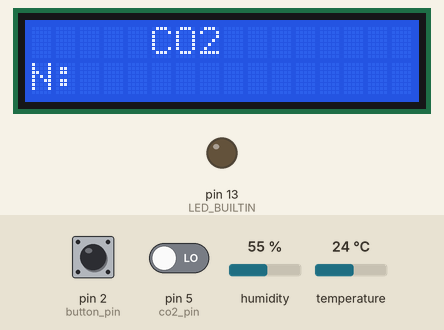
This program was run on a simulated Arduino Uno, built with avr-gcc and run on an emulated ATmega328P. On the bench: 16×2 character LCD, output pins drawn as LEDs (lit = HIGH). Inputs (shaded band) come from the test bench; at power-on: pin 2 (button_pin) HIGH, pin 5 (co2_pin) LOW, humidity 55 %, temperature 24 °C. The local clock reads 2024-03-15 10:24:30 at power-on unless the program sets it; storage starts empty; what the program prints to the serial monitor is not drawn.

Above: at 0.2 s.
At 2.4 s:
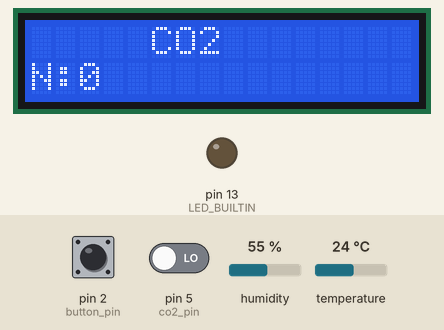
7.8 s: pin 2 (button_pin) pulled LOW for 0.15 s
At 15.2 s:
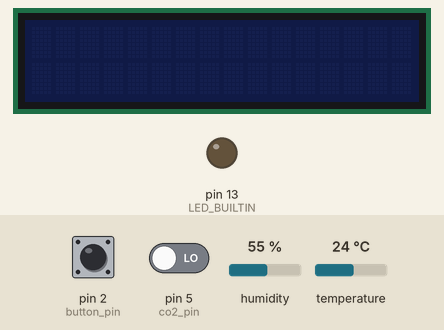
Timing chart, 0 to 16.7 s (numbered marks = the images above; inputs shaded):
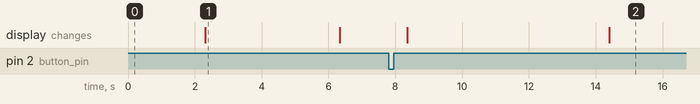

The program:

main.cpp
```cpp
#include <Arduino.h>
#include <LiquidCrystal_I2C.h>
#include <Wire.h>
#include <DHT.h>
#include <SD.h>
#include <SPI.h>
#include <RTClib.h>

#include "button.h"
#include "display.h"
#include "utils.h"
#include "temperature_page.h"
#include "humidity_page.h"
#include "co2_page.h"

void log_values(RTC_DS1307 *rtc, float measurements[], int n_pages);

const byte button_pin = 2, dht_pin = 4, co2_pin = 5;
const int debounce_delay = 50;
const int doubleclick_threshold = 500;

volatile unsigned long last_button_press = 0;

unsigned long last_update = 0, last_log = 0, page_update_interval = 300, log_interval = 15000;
unsigned int display_duration = 5000;
byte selected_page = 0;
volatile bool unhandled_button_click = false, unhandled_double_click = false;

LiquidCrystal_I2C lcd(0x27, 16, 2);
Display display(&lcd);
DHT dht(dht_pin, DHT22);
RTC_DS1307 rtc;
File log_file;

TemperaturePage tp(&lcd, &dht);
HumidityPage hp(&lcd, &dht);
Co2Page cp(&lcd, co2_pin);

const byte n_pages = 3;
InfoPage *pages[n_pages] = {&cp, &tp, &hp};
float *measurements = new float[n_pages];
const String LOG_HEADER = "time, co2, temperature, humidity,";

void button_interrupt()
{
  if ((last_button_press + debounce_delay) > millis())
  {
    return; // assume unwanted bounce
  }

  if (unhandled_button_click & ((last_button_press + doubleclick_threshold) > millis()))
  {
    unhandled_double_click = true;
  }
  else
  {
    unhandled_button_click = true;
  }
  last_button_press = millis();
}

void setup()
{
  Serial.begin(9600);

#ifndef ESP8266
  while (!Serial)
    ; // wait for serial port to connect. Needed for native USB
#endif

  if (!rtc.begin())
  {
    Serial.println("Couldn't find RTC");
    Serial.flush();
    while (1)
      delay(10);
  }

  if (!rtc.isrunning())
  {
    Serial.println("RTC is NOT running, let's set the time!");
    rtc.adjust(DateTime(F(__DATE__), F(__TIME__)));
  }

  if (!SD.begin(10))
  { // TODO pin as config
    Serial.println("SD card initialization failed...");
  }
  else
  {
    Serial.println("SD card initialized");

    if (!SD.exists("tests.txt"))
    {
      Serial.println("file does not exist");
      log_file = SD.open("tests.txt", FILE_WRITE);
      log_file.println(LOG_HEADER);
      log_file.close();
    }
    else
    {
      Serial.println("file exists");
    }
  }

  lcd.init();
  display.turn_on();
  dht.begin();
  pages[selected_page]->print_page();
  pinMode(button_pin, INPUT_PULLUP);
  pinMode(LED_BUILTIN, OUTPUT);
  attachInterrupt(digitalPinToInterrupt(2), button_interrupt, LOW);
}

void loop()
{
  // update page if neccessary
  if (check_update(last_update, page_update_interval))
  {

    for (size_t i = 0; i < n_pages; i++)
    {
      pages[i]->update_measurement();
      measurements[i] = pages[i]->return_measurement();
    }

    pages[selected_page]->update_page();
  }

  if (check_update(last_log, log_interval))
  {
    log_values(&rtc, measurements, n_pages);
  }

  // handle button click
  if (unhandled_button_click)
  {
    if (!display.is_on())
    {
      display.turn_on();
      unhandled_button_click = false;
    }
    else if (display.is_on())
    {
      if (unhandled_double_click)
      {
        pages[selected_page]->reset_page();
        unhandled_double_click = false;
        unhandled_button_click = false;
      }
      else if ((last_button_press + doubleclick_threshold) < millis())
      {
        selected_page = (selected_page + 1) % n_pages;
        pages[selected_page]->print_page();
        unhandled_button_click = false;
      }
    }
  }
  // turn display off again after certain threshold
  if (display.is_on() & (last_button_press + display_duration < millis()))
  {
    display.turn_off();
  }
}

void log_values(RTC_DS1307 *rtc, float measurements[], int n_pages)
{
  log_file = SD.open("tests.txt", FILE_WRITE);

  if (!log_file)
  {
    Serial.println("ELT");
  }

  DateTime now = rtc->now();

  log_file.print(now.year(), DEC);
  log_file.print('/');
  log_file.print(now.month(), DEC);
  log_file.print('/');
  log_file.print(now.day(), DEC);
  log_file.print(" ");
  log_file.print(now.hour(), DEC);
  log_file.print(':');
  log_file.print(now.minute(), DEC);
  log_file.print(':');
  log_file.print(now.second(), DEC);
  log_file.print(",");

  for (size_t i = 0; i < n_pages; i++)
  {
    log_file.print(measurements[i]);
    log_file.print(",");
  }

  log_file.println();
  log_file.flush();

  log_file.close();
}
```

Measured:
- what the display in image 1 shows lasts 4.0 s, from 2.3 s to 6.3 s
